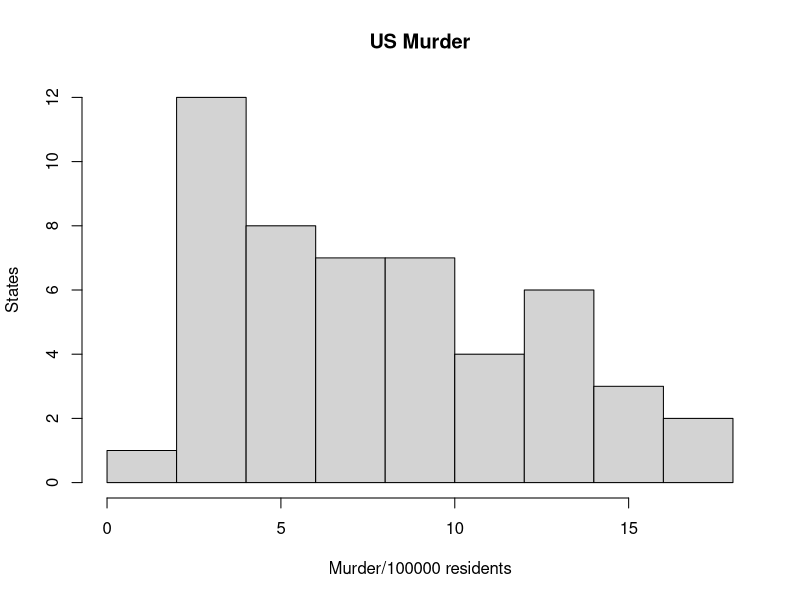
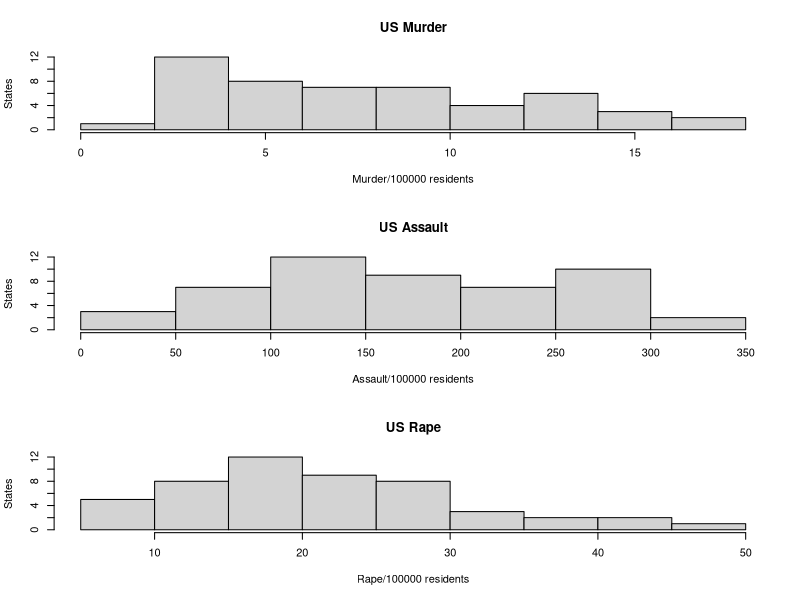
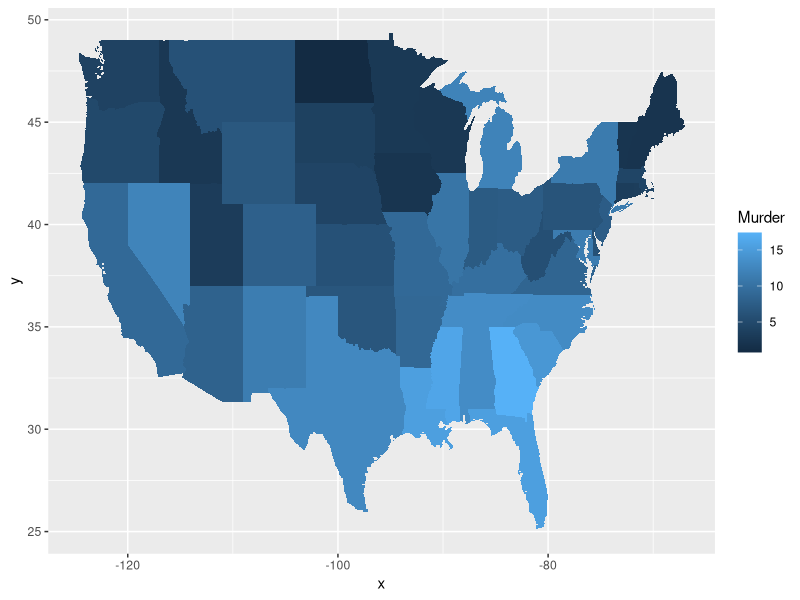

R code for these plots, in order:
## ---- chunk 1
knitr::opts_chunk$set(message=FALSE,warning=FALSE, cache=TRUE)
## ---- chunk 2
#install.packages("datasets")
library(datasets)
## ---- chunk 3
# This line load the USArrests dataset and rename it `dat`
dat <- USArrests
## ---- chunk 4
dat$state <- tolower(rownames(USArrests))
## ---- chunk 5
# I think both of them work as they produce the same results but with different sequences.
names(dat)
ls(dat)
## ---- chunk 6
hist(dat$Murder, main="US Murder", xlab="Murder/100000 residents", ylab="States")
## ---- chunk 7
summary(dat$Murder)
## ---- chunk 8
par(mfrow=c(3,1))
hist(dat$Murder, main="US Murder", xlab="Murder/100000 residents", ylab="States")

hist(dat$Assault, main="US Assault", xlab="Assault/100000 residents", ylab="States")

hist(dat$Rape, main="US Rape", xlab="Rape/100000 residents", ylab="States")
## ---- chunk 9
#install.packages("maps")
#install.packages("ggplot2")
library('maps') 
library('ggplot2') 

ggplot(dat, aes(map_id=state, fill=Murder)) + 
  geom_map(map=map_data("state")) + 
  expand_limits(x=map_data("state")$long, y=map_data("state")$lat)
